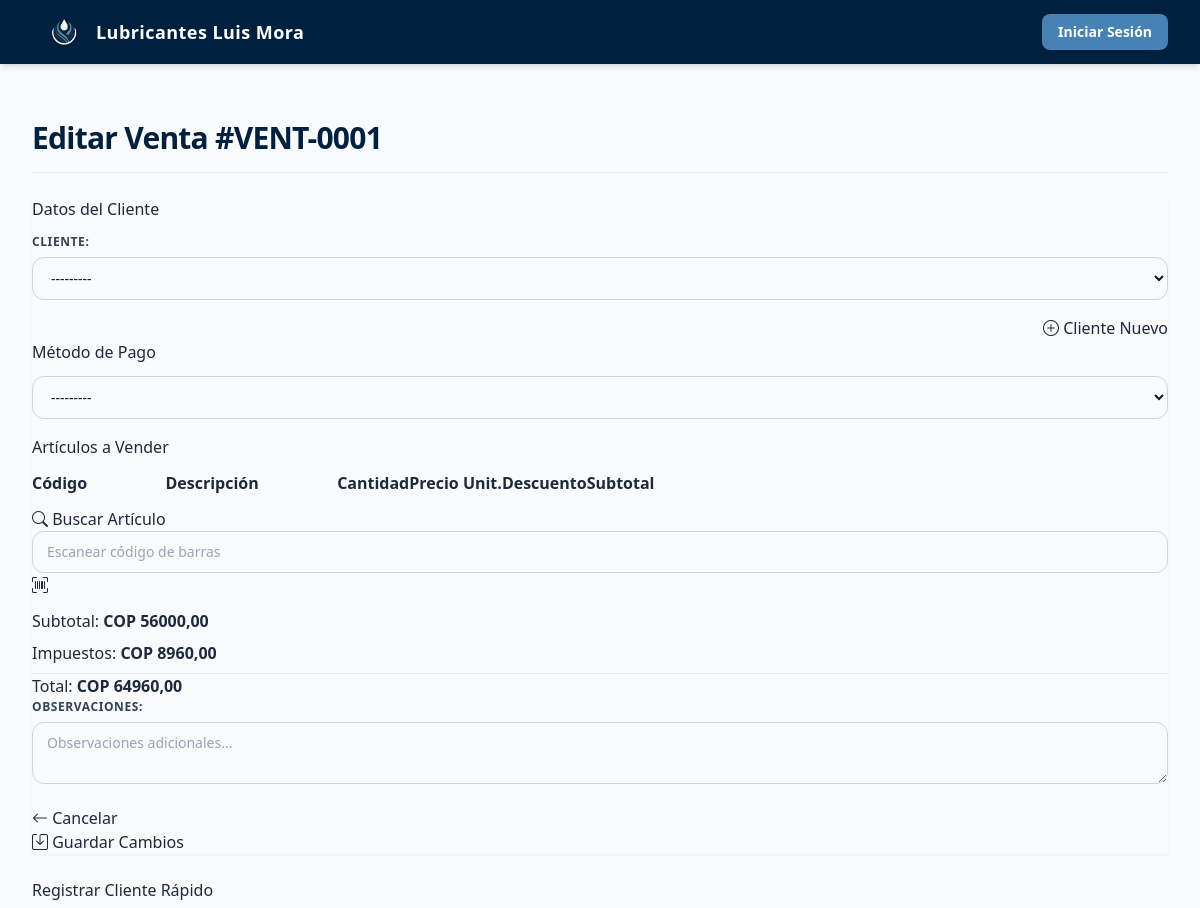
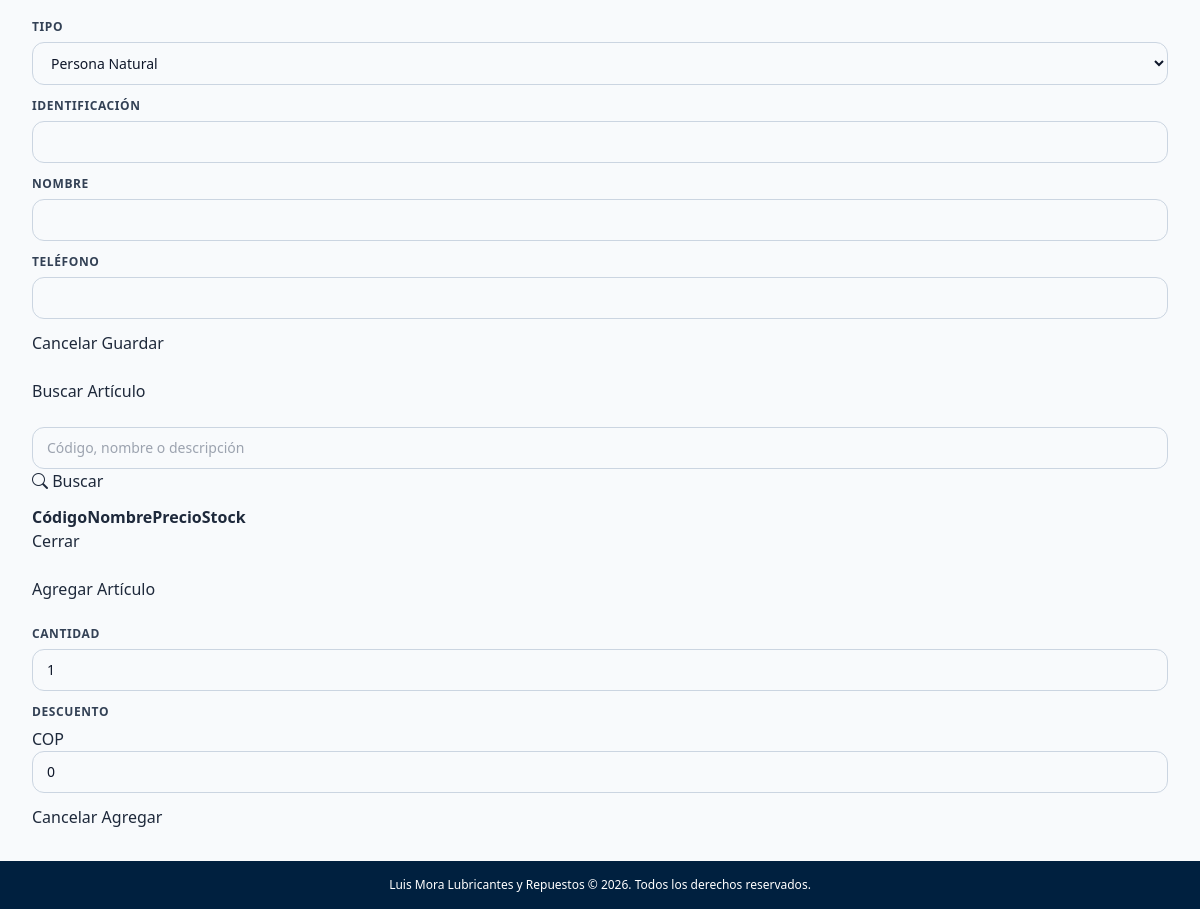
The app's page /ventas/editar/1/ with its own data (2 pictures, top to bottom).
### ProductosVentas/models.py (models this page shows, shortened)
class Venta(models.Model):
    ESTADO_CHOICES = (
        ('BORRADOR', 'Borrador'),
        ('PENDIENTE', 'Pendiente de pago'),
        ('COMPLETADA', 'Completada'),
        ('CANCELADA', 'Cancelada'),
    )
    METODO_PAGO_CHOICES = (
        ('EFECTIVO', 'Efectivo'),
        ('TARJETA', 'Tarjeta'),
        ('TRANSFERENCIA', 'Transferencia'),
        ('CREDITO', 'Crédito'),
    )
    codigo = models.CharField(max_length=20, unique=True, verbose_name="Código de venta")
    cliente = models.ForeignKey("aplicacion.Cliente", on_delete=models.SET_NULL, null=True, blank=True, default=None)
    fecha = models.DateTimeField(default=timezone.now)
    subtotal = models.DecimalField(max_digits=12, decimal_places=2, default=0)
    impuesto = models.DecimalField(max_digits=12, decimal_places=2, default=0)
    total = models.DecimalField(max_digits=12, decimal_places=2, default=0)
    estado = models.CharField(max_length=20, choices=ESTADO_CHOICES, default='BORRADOR')
    metodo_pago = models.CharField(max_length=20, choices=METODO_PAGO_CHOICES, null=True, blank=True)
    observaciones = models.TextField(blank=True)
    creado_por = models.ForeignKey("aplicacion.CustomUser", on_delete=models.PROTECT)
    fecha_creacion = models.DateTimeField(auto_now_add=True)
    fecha_actualizacion = models.DateTimeField(auto_now=True)
    class Meta:
        ordering = ['-fecha']
        verbose_name = "Venta"
        verbose_name_plural = "Ventas"

### ProductosVentas/views.py (the view)
# urls.py: path('ventas/editar/<int:pk>/', editar_venta, name='editar_venta'),
def editar_venta(request, pk):
    venta = get_object_or_404(Venta, pk=pk)
    if request.method == 'POST':
        venta_form = VentaForm(request.POST, instance=venta, user=request.user)
        if venta_form.is_valid():
            venta = venta_form.save(commit=False)
            venta.creado_por = request.user
            venta.save()
            detalles_data = json.loads(request.POST.get('detalles', '[]'))
            detalles_existentes_ids = set(venta.detalles.values_list('id', flat=True))
            detalles_actualizados_ids = set()
            for detalle_data in detalles_data:
                detalle_form = DetalleVentaForm(detalle_data, venta=venta)
                if detalle_form.is_valid():
                    detalle = detalle_form.save()
                    detalles_actualizados_ids.add(detalle.id)
            detalles_a_eliminar = detalles_existentes_ids - detalles_actualizados_ids
            venta.detalles.filter(id__in=detalles_a_eliminar).delete()
            venta.calcular_totales()
            if 'finalizar_venta' in request.POST or request.POST.get('finalizar_venta_hidden') == '1':
                if venta.estado == 'BORRADOR':
                    venta.estado = 'COMPLETADA'
                    venta.fecha = timezone.now()
                    venta.save()
                    venta.registrar_movimientos_inventario()
                return redirect('detalle_venta', venta_id=venta.id)
            return redirect('lista_ventas')
    else:
        venta_form = VentaForm(instance=venta, user=request.user)
    detalles = venta.detalles.all().select_related('articulo')
    detalles_data = []
    for detalle in detalles:
        detalles_data.append({
            'articulo_id': detalle.articulo.id,
            'codigo': detalle.articulo.codigo,
            'descripcion': detalle.articulo.nombre,
            'cantidad': float(detalle.cantidad),
            'precio_unitario': float(detalle.precio_unitario),
            'descuento': float(detalle.descuento),
            'subtotal': float(detalle.subtotal),
            'impuesto': float(detalle.impuesto)
        })
    context = {
        'venta_form': venta_form,
        'venta': venta,
        'detalles_data': json.dumps(detalles_data),
        'subtotal': float(venta.subtotal),
        'impuesto': float(venta.impuesto),
        'total': float(venta.total),
    }
    return render(request, 'ventas/editar_venta.html', context)

### ProductosVentas/forms.py
class VentaForm(forms.ModelForm):
    class Meta:
        model = Venta
        fields = ['cliente', 'metodo_pago', 'observaciones']
        widgets = {
            'cliente': forms.Select(attrs={
                'class': 'form-select select2',
                'data-placeholder': 'Seleccione un cliente...'
            }),
            'metodo_pago': forms.Select(attrs={
                'class': 'form-select'
            }),
            'observaciones': forms.Textarea(attrs={
                'class': 'form-control',
                'rows': 2,
                'placeholder': 'Observaciones adicionales...'
            }),
        }
    def __init__(self, *args, **kwargs):
        self.user = kwargs.pop('user', None)
        super().__init__(*args, **kwargs)
        self.fields['cliente'].queryset = Cliente.objects.filter(activo=True)
        self.fields['cliente'].required = False

### aplicacion/models.py (called while the page is built)
    def __str__(self):
        return f"{self.nombre} ({self.identificacion})"

### templates/ventas/editar_venta.html (shortened to what this page needs)
{% extends 'base_ventas.html' %}
{% load static %}
{% block venta_title %}Editar Venta #{{ venta.codigo }}{% endblock %}
{% block venta_content %}
<div class="card shadow-sm">
  <div class="card-body">
    <form id="ventaForm" method="post">
      <div class="row mb-4">
        <div class="col-md-8">
          <h5 class="mb-3">Datos del Cliente</h5>
          <div class="row">
            <div class="col-md-6">
              {{ venta_form.cliente.label_tag }}
              {{ venta_form.cliente }}
            </div>
            <div class="col-md-6 text-end">
              <button type="button" class="btn btn-outline-primary mt-4" data-bs-toggle="modal" data-bs-target="#nuevoClienteModal">
                <i class="bi bi-plus-circle"></i> Cliente Nuevo
              </button>
            </div>
          </div>
        </div>
        <div class="col-md-4">
          <h5 class="mb-3">Método de Pago</h5>
          {{ venta_form.metodo_pago }}
        </div>
      </div>
      <h5 class="mb-3">Artículos a Vender</h5>
      <div class="table-responsive mb-3">
        <table class="table" id="articulosTable">
          <thead class="table-light text-nowrap">
            <tr>
              <th>Código</th>
              <th class="min-w-[250px]">Descripción</th>
              <th>Cantidad</th>
              <th>Precio Unit.</th>
              <th>Descuento</th>
              <th>Subtotal</th>
            </tr>
          </thead>
        </table>
      </div>
      <div class="row mb-3">
        <div class="col-md-6">
          <button type="button" class="btn btn-primary RealizarBusqueda" id="buscarArticuloBtn">
            <i class="bi bi-search"></i> Buscar Artículo
          </button>
        </div>
        <div class="col-md-6">
          <div class="input-group">
            <input type="text" class="form-control" id="codigoBarrasInput" placeholder="Escanear código de barras">
            <button class="btn btn-outline-secondary RealizarBusqueda" type="button" id="escanearBtn">
              <i class="bi bi-upc-scan"></i>
            </button>
          </div>
        </div>
      </div>
      <div class="row justify-content-end">
        <div class="col-md-4">
          <div class="card border-0 bg-light">
            <div class="card-body">
              <div class="d-flex justify-content-between mb-2">
                <span>Subtotal:</span>
                <strong id="subtotal">COP {{ venta.subtotal|floatformat:2 }}</strong>
              </div>
              <div class="d-flex justify-content-between mb-2">
                <span>Impuestos:</span>
                <strong id="impuestos">COP {{ venta.impuesto|floatformat:2 }}</strong>
              </div>
              <hr>
              <div class="d-flex justify-content-between">
                <span class="h5">Total:</span>
                <strong class="h5" id="total">COP {{ venta.total|floatformat:2 }}</strong>
              </div>
            </div>
          </div>
        </div>
      </div>
      <div class="mb-4">
        {{ venta_form.observaciones.label_tag }}
        {{ venta_form.observaciones }}
      </div>
      <div class="d-flex justify-content-between">
        <a href="{% url 'lista_ventas' %}" class="btn btn-outline-secondary">
          <i class="bi bi-arrow-left"></i> Cancelar
        </a>
        <div>
          <button type="submit" name="guardar_borrador" class="btn btn-primary me-2">
            <i class="bi bi-save"></i> Guardar Cambios
          </button>
        </div>
      </div>
    </form>
  </div>
</div>
<div class="modal fade" id="nuevoClienteModal" tabindex="-1" aria-labelledby="nuevoClienteModalLabel" aria-hidden="true">
    <div class="modal-dialog">
      <div class="modal-content">
        <div class="modal-header">
          <h5 class="modal-title" id="nuevoClienteModalLabel">Registrar Cliente Rápido</h5>
        </div>
        <div class="modal-body">
          <form id="clienteForm" method="post" action="{% url 'crear_cliente_rapido' %}">
            <div class="mb-3">
              <label class="form-label">Tipo</label>
              <select class="form-select" name="tipo" required>
                <option value="NATURAL">Persona Natural</option>
              </select>
            </div>
            <div class="mb-3">
              <label class="form-label">Identificación</label>
              <input type="text" class="form-control" name="identificacion" required>
            </div>
            <div class="mb-3">
              <label class="form-label">Nombre</label>
              <input type="text" class="form-control" name="nombre" required>
            </div>
            <div class="mb-3">
              <label class="form-label">Teléfono</label>
              <input type="text" class="form-control" name="telefono">
            </div>
            <div class="modal-footer">
              <button type="button" class="btn btn-secondary" data-bs-dismiss="modal">Cancelar</button>
              <button type="submit" class="btn btn-primary" id="guardarCliente">Guardar</button>
            </div>
          </form>
        </div>
      </div>
    </div>
  </div>
  <div class="modal fade" id="buscarArticuloModal" tabindex="-1" aria-labelledby="buscarArticuloModalLabel" aria-hidden="true">
    <div class="modal-dialog modal-lg">
      <div class="modal-content">
        <div class="modal-header">
          <h5 class="modal-title" id="buscarArticuloModalLabel">Buscar Artículo</h5>
        </div>
        <div class="modal-body">
          <div class="input-group mb-3">
            <input type="text" class="form-control" id="busquedaArticulo" placeholder="Código, nombre o descripción">
            <button class="btn btn-outline-secondary" type="button" id="buscarBtn">
              <i class="bi bi-search"></i> Buscar
            </button>
          </div>
          <div class="table-responsive">
            <table class="table table-hover" id="resultadosBusqueda">
              <thead>
                <tr>
                  <th>Código</th>
                  <th>Nombre</th>
                  <th>Precio</th>
                  <th>Stock</th>
                </tr>
              </thead>
            </table>
          </div>
        </div>
        <div class="modal-footer">
          <button type="button" class="btn btn-secondary" data-bs-dismiss="modal">Cerrar</button>
        </div>
      </div>
    </div>
  </div>
  <div class="modal fade" id="cantidadModal" tabindex="-1" aria-labelledby="cantidadModalLabel" aria-hidden="true">
    <div class="modal-dialog">
      <div class="modal-content">
        <div class="modal-header">
          <h5 class="modal-title" id="cantidadModalLabel">Agregar Artículo</h5>
        </div>
        <div class="modal-body">
          <form id="cantidadForm">
            <div class="mb-3">
              <label for="cantidadInput" class="form-label">Cantidad</label>
              <input type="number" class="form-control" id="cantidadInput" min="0.1" step="0.1" value="1">
            </div>
            <div class="mb-3">
              <label for="descuentoInput" class="form-label">Descuento</label>
              <div class="input-group">
                <span class="input-group-text">COP</span>
                <input type="number" class="form-control" id="descuentoInput" min="0" value="0" step="0.01">
              </div>
            </div>
          </form>
        </div>
        <div class="modal-footer">
          <button type="button" class="btn btn-secondary" data-bs-dismiss="modal">Cancelar</button>
          <button type="button" class="btn btn-primary" id="agregarArticuloBtn">Agregar</button>
        </div>
      </div>
    </div>
  </div>
{% endblock %}

### static/css/styles.css (style rules this page uses)
:root { --azul-marino-oscuro: #00203F; --azul-marino-medio: #004080; --azul-marino-claro: #005BBB; --azul-acero: #4682B4; --gris-azul: #708090; --blanco-humo: #F5F5F5; }
* { margin: 0; padding: 0; box-sizing: border-box; }
body { background-color: var(--blanco-humo); color: var(--blanco-humo); font-family: 'NotoSansJP', sans-serif; font-size: 16px; line-height: 1.5; }
input[type="text"], input[type="number"], input[type="password"], input[type="email"], input[type="date"], select, textarea, .form-control, .form-select { width: 100%; padding: 0.625rem 0.875rem; background-color: #F8FAFC; border: 1px solid #CBD5E1; border-radius: 0.75rem; font-size: 0.875rem; line-height: 1.25rem; color: #0F172A; transition: all 0.15s ease-in-out; }
label { display: block; font-size: 0.75rem; font-weight: 700; text-transform: uppercase; letter-spacing: 0.05em; color: #334155; margin-bottom: 0.375rem; }

### records on screen
Venta: codigo "VENT-0001", cliente "---------", metodo_pago "---------", subtotal "56000,00", impuesto "8960,00", total "64960,00"

### other values on screen
{{ venta_form.cliente.label_tag }} "CLIENTE:"
{{ venta_form.observaciones.label_tag }} "OBSERVACIONES:"
